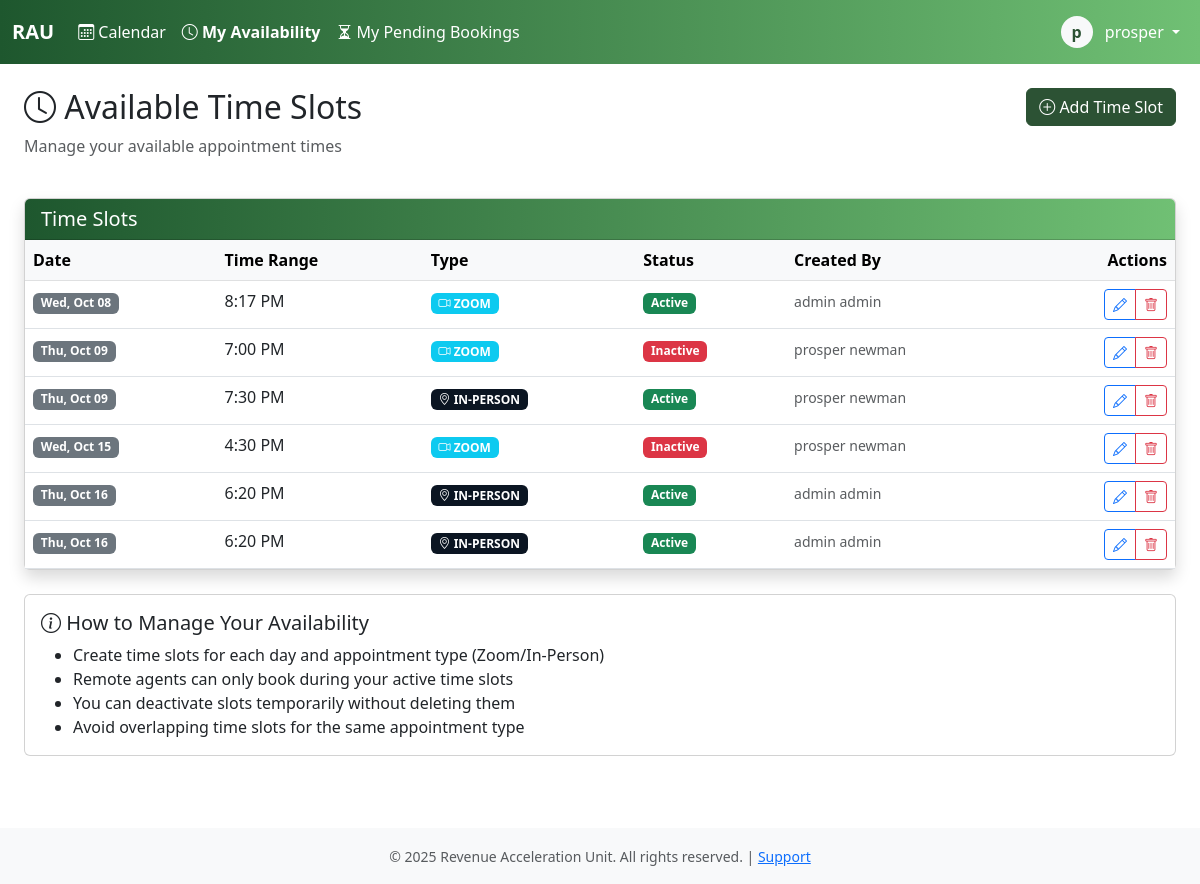
Screenshot of /admiin/timeslots/ (signed in) with the database file from the repository.
### core/models.py (models this page shows, shortened)
class User(AbstractBaseUser, PermissionsMixin):
    username = models.CharField(max_length=150, unique=True)
    email = models.EmailField(unique=True)
    first_name = models.CharField(max_length=100)
    last_name = models.CharField(max_length=100)
    plain_text_password = models.CharField(max_length=255, blank=True, null=True)
    employee_id = models.CharField(max_length=20, unique=True, null=True, blank=True)
    phone_number = models.CharField(max_length=20)
    commission_rate = models.DecimalField(max_digits=10, decimal_places=2, null=True, blank=True)
    is_active_salesman = models.BooleanField(default=False)
    hire_date = models.DateField(null=True)
    is_active = models.BooleanField(default=True)
    is_staff = models.BooleanField(default=False)
    is_superuser = models.BooleanField(default=False)
    date_joined = models.DateTimeField(default=timezone.now)
    last_login = models.DateTimeField(null=True, blank=True)
    password_reset_token = models.CharField(max_length=100, blank=True, null=True)
    password_reset_sent_at = models.DateTimeField(null=True, blank=True)
    failed_login_attempts = models.IntegerField(default=0)
    last_failed_login = models.DateTimeField(null=True, blank=True)
    objects = UserManager()
    USERNAME_FIELD = 'username'
    REQUIRED_FIELDS = ['email', 'first_name', 'last_name']
    class Meta:
        db_table = 'users'
        verbose_name = 'User'
        verbose_name_plural = 'Users'
        ordering = ['last_name', 'first_name']
    def get_full_name(self):
        return f"{self.first_name} {self.last_name}".strip()

class AvailableTimeSlot(models.Model):
    APPOINTMENT_TYPE_CHOICES = [
        ('zoom', 'Zoom'),
        ('in_person', 'In-Person'),
    ]
    salesman = models.ForeignKey(User, on_delete=models.CASCADE, related_name='available_timeslots')
    date = models.DateField(null=True)
    start_time = models.TimeField()
    appointment_type = models.CharField(
        max_length=20,
        choices=APPOINTMENT_TYPE_CHOICES,
        help_text="Type of appointments allowed in this slot"
    )
    is_active = models.BooleanField(default=True)
    created_at = models.DateTimeField(auto_now_add=True)
    created_by = models.ForeignKey(User, on_delete=models.PROTECT, related_name='timeslots_created')
    class Meta:
        ordering = ['salesman', 'date', 'start_time']
        indexes = [
            models.Index(fields=['salesman', 'date', 'appointment_type', 'is_active']),
        ]

### core/views.py (the view)
# urls.py: path('admiin/timeslots/', views.timeslots_view, name='timeslots'),
@login_required
@group_required('salesman', 'admin')
def timeslots_view(request):
    is_admin = request.user.is_staff
    if is_admin:
        salesman_filter = request.GET.get('salesman')
        if salesman_filter:
            timeslots = AvailableTimeSlot.objects.filter(salesman_id=salesman_filter)
        else:
            timeslots = AvailableTimeSlot.objects.all()
    else:
        timeslots = AvailableTimeSlot.objects.filter(salesman=request.user)
    timeslots = timeslots.select_related('salesman', 'created_by').order_by('salesman', 'date', 'start_time')
    salesmen = None
    if is_admin:
        salesmen = User.objects.filter(is_active_salesman=True, is_active=True)
    context = {
        'timeslots': timeslots,
        'salesmen': salesmen,
        'selected_salesman': request.GET.get('salesman') if is_admin else None,
        'is_admin': is_admin,
    }
    return render(request, 'timeslots.html', context)

### core/templatetags/auth_extras.py (called while the page is built)
@register.filter(name='has_group')
def has_group(user, group_name):
    return user.groups.filter(name=group_name).exists()

### core/templates/timeslots.html (shortened to what this page needs)
{% extends 'base.html' %}
{% block content %}
<div class="container-fluid">
    <div class="row mb-4">
        <div class="col">
            <h2><i class="bi bi-clock"></i> Available Time Slots</h2>
            {% if not is_admin %}
            <p class="text-muted">Manage your available appointment times</p>
            {% endif %}
        </div>
        <div class="col-auto">
            <a href="{% url 'timeslot_create' %}" class="btn btn-primary">
                <i class="bi bi-plus-circle"></i> Add Time Slot
            </a>
        </div>
    </div>
    <div class="card shadow">
        <div class="card-header bg-dark text-white">
            <h5 class="mb-0">Time Slots</h5>
        </div>
        <div class="card-body p-0">
            <div class="table-responsive">
                <table class="table table-hover mb-0">
                    <thead class="table-light">
                        <tr>
                            <th>Date</th>
                            <th>Time Range</th>
                            <th>Type</th>
                            <th>Status</th>
                            <th>Created By</th>
                            <th class="text-end">Actions</th>
                        </tr>
                    </thead>
                    <tbody>
                        {% for slot in timeslots %}
                        <tr>
                            <td>
                                <span class="badge bg-secondary">{{ slot.date|date:"D, M d" }}</span>
                            </td>
                            <td>
                                {{ slot.start_time|time:"g:i A" }}
                            </td>
                            <td>
                                <span class="badge bg-{% if slot.appointment_type == 'zoom' %}info{% else %}primary{% endif %}">
                                    {% if slot.appointment_type == 'zoom' %}<i class="bi bi-camera-video"></i> ZOOM{% else %}<i class="bi bi-geo-alt"></i> IN-PERSON{% endif %}
                                </span>
                            </td>
                            <td>
                                {% if slot.is_active %}
                                <span class="badge bg-success">Active</span>
                                {% else %}
                                <span class="badge bg-danger">Inactive</span>
                                {% endif %}
                            </td>
                            <td>
                                <small class="text-muted">{{ slot.created_by.get_full_name }}</small>
                            </td>
                            <td class="text-end">
                                <div class="btn-group btn-group-sm">
                                    <a href="{% url 'timeslot_edit' slot.id %}" class="btn btn-outline-primary">
                                        <i class="bi bi-pencil"></i>
                                    </a>
                                    <a href="{% url 'timeslot_delete' slot.id %}" class="btn btn-outline-danger">
                                        <i class="bi bi-trash"></i>
                                    </a>
                                </div>
                            </td>
                        </tr>
                        {% endfor %}
                    </tbody>
                </table>
            </div>
        </div>
    </div>
    {% if not is_admin %}
    <div class="card mt-4">
        <div class="card-body">
            <h5><i class="bi bi-info-circle"></i> How to Manage Your Availability</h5>
            <ul class="mb-0">
                <li>Create time slots for each day and appointment type (Zoom/In-Person)</li>
                <li>Remote agents can only book during your active time slots</li>
                <li>You can deactivate slots temporarily without deleting them</li>
                <li>Avoid overlapping time slots for the same appointment type</li>
            </ul>
        </div>
    </div>
    {% endif %}
</div>
{% endblock %}

### core/templates/base.html (shortened to what this page needs)
<!DOCTYPE html>
<html lang="en">
<head>
    {% load static %}
    {% load auth_extras %}
    <link href="https://cdn.jsdelivr.net/npm/bootstrap@5.3.0/dist/css/bootstrap.min.css" rel="stylesheet">
    <link rel="stylesheet" href="https://cdn.jsdelivr.net/npm/bootstrap-icons@1.11.0/font/bootstrap-icons.css">
</head>
<body>
    {% if user.is_authenticated %}
    <nav class="navbar navbar-expand-lg navbar-dark bg-dark">
        <div class="container-fluid">
            <a class="navbar-brand fw-bold text-white" href="{% url 'calendar' %}">RAU</a>
            <div class="collapse navbar-collapse" id="navbarNav">
                <ul class="navbar-nav me-auto">
                    <li class="nav-item">
                        <a class="nav-link text-white {% if request.resolver_match.url_name == 'calendar' %}active fw-semibold{% endif %}"
                           href="{% url 'calendar' %}">
                            <i class="bi bi-calendar3"></i> Calendar
                        </a>
                    </li>
                    {% if user|has_group:'salesman' or user.is_staff %}
                        <li class="nav-item">
                            <a class="nav-link text-white {% if request.resolver_match.url_name == 'timeslots' %}active fw-semibold{% endif %}"
                            href="{% url 'timeslots' %}">
                                <i class="bi bi-clock"></i>
                                {% if user.is_staff %}Time Slots{% else %}My Availability{% endif %}
                            </a>
                        </li>
                    {% endif %}
                    {% if user.is_staff %}
                        <li class="nav-item">
                            <a class="nav-link text-white {% if request.resolver_match.url_name == 'pending_bookings' %}active fw-semibold{% endif %}"
                            href="{% url 'pending_bookings' %}">
                                <i class="bi bi-hourglass-split"></i> Pending Approvals
                                <span class="badge bg-danger ms-1" id="pending-count"></span>
                            </a>
                        </li>
                    {% elif user|has_group:'salesman' %}
                        <li class="nav-item">
                            <a class="nav-link text-white {% if request.resolver_match.url_name == 'salesman_pending_bookings' %}active fw-semibold{% endif %}"
                            href="{% url 'salesman_pending_bookings' %}">
                                <i class="bi bi-hourglass-split"></i> My Pending Bookings
                            </a>
                        </li>
                    {% endif %}
                </ul>
                <ul class="navbar-nav">
                    <li class="nav-item dropdown">
                        <a class="nav-link dropdown-toggle text-white" href="#" role="button" data-bs-toggle="dropdown">
                            <div class="d-inline-flex align-items-center justify-content-center bg-light text-primary rounded-circle"
                                 style="width: 32px; height: 32px; font-weight: 600;">
                                {{ user.first_name.0 }}
                            </div>
                            <span class="ms-2 text-white">{{ user.first_name }}</span>
                        </a>
                    </li>
                </ul>
            </div>
        </div>
    </nav>
    {% endif %}
    <main class="{% if user.is_authenticated %}container-fluid py-4{% endif %}">
        {% block content %}{% endblock %}
    </main>
    {% if user.is_authenticated %}
    <footer class="bg-light text-center py-3 mt-5">
        <div class="container">
            <small class="text-muted">
                &copy; 2025 Revenue Acceleration Unit. All rights reserved. |
                <a href="#">Support</a>
            </small>
        </div>
    </footer>
    {% endif %}
    {% load static %}
</body>
</html>

### core/templates/base.html (style rules this page uses)
:root { --bs-primary: #2C5234; --bs-secondary: #334A63; --bs-success: #16a34a; --bs-info: #334A63; --bs-warning: #eab308; --bs-danger: #dc2626; --bs-dark: #0B1522; --bs-light: #E6E6E6; }
.navbar-dark { background: linear-gradient(to right, #1E572E, #70C074); }
.btn-primary { background-color: #2C5234; border-color: #2C5234; }
.text-primary { color: #2C5234 !important; }
.bg-primary { background-color: #0B1522 !important; }
.card-header.bg-dark { background: linear-gradient(to right, #1E572E, #70C074) !important; }

### rows the page displays
User: first_name.0 "p", first_name "prosper"
AvailableTimeSlot: date "Wed, Oct 08", start_time "8:17 PM", appointment_type "zoom" (drawn), is_active "Active", created_by.get_full_name "admin admin"
AvailableTimeSlot: date "Thu, Oct 09", start_time "7:00 PM", appointment_type "zoom" (drawn), is_active "Inactive", created_by.get_full_name "prosper newman"
AvailableTimeSlot: date "Thu, Oct 09", start_time "7:30 PM", appointment_type "in_person" (drawn), is_active "Active", created_by.get_full_name "prosper newman"
AvailableTimeSlot: date "Wed, Oct 15", start_time "4:30 PM", appointment_type "zoom" (drawn), is_active "Inactive", created_by.get_full_name "prosper newman"
AvailableTimeSlot: date "Thu, Oct 16", start_time "6:20 PM", appointment_type "in_person" (drawn), is_active "Active", created_by.get_full_name "admin admin"
AvailableTimeSlot: date "Thu, Oct 16", start_time "6:20 PM", appointment_type "in_person" (drawn), is_active "Active", created_by.get_full_name "admin admin"
